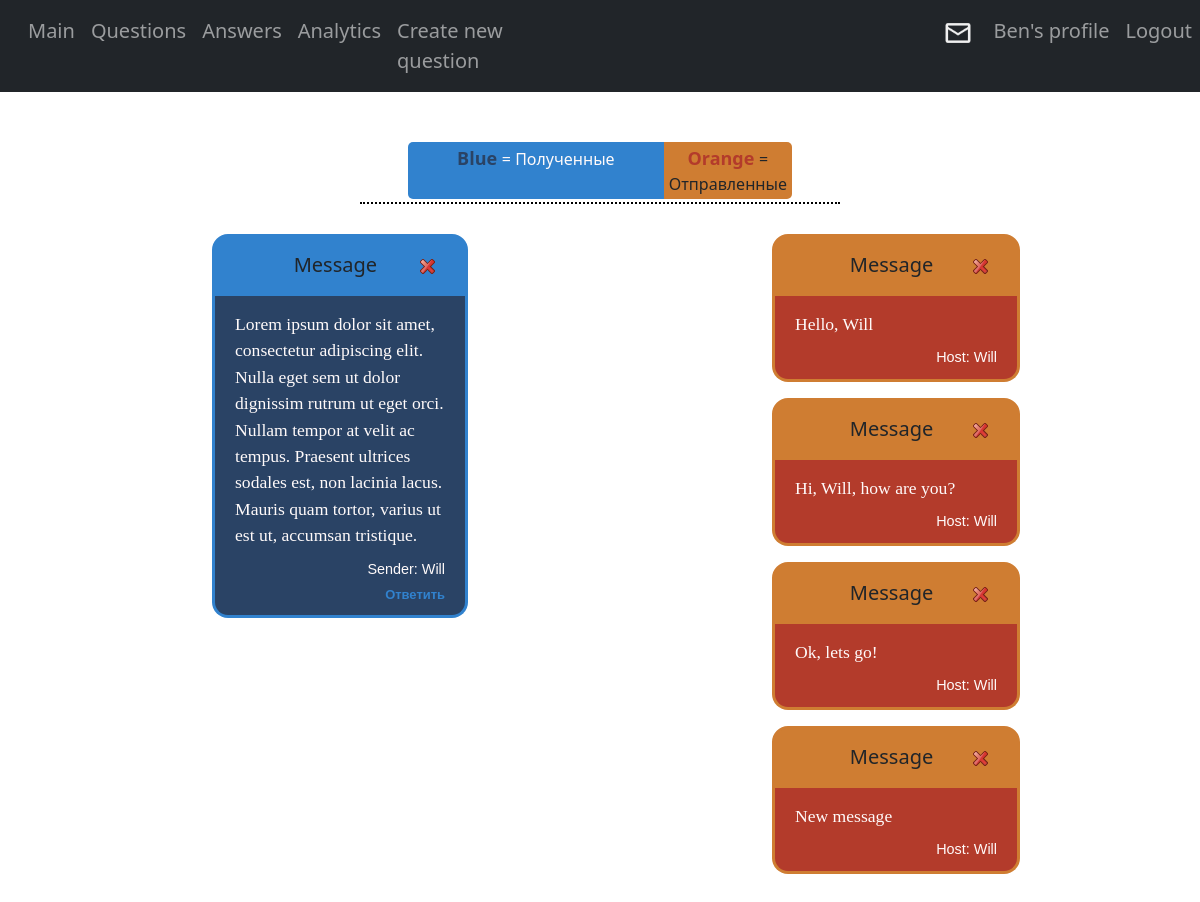
Page /polls/blog/messages (signed in) on the committed database.
### polls/models.py (models this page shows)
class Message(models.Model):
    sender = models.ForeignKey(Participant, on_delete=models.CASCADE, related_name='user_sender')
    host = models.ForeignKey(Participant, on_delete=models.CASCADE, related_name='host_user')
    message = models.TextField(max_length=500)

### polls/views.py (the view)
# urls.py: path('blog/messages', views.message, name='message'),
def message(request):
    template = loader.get_template('polls/messages.html')
    get_messages = Message.objects.filter(host=request.user)
    send_messages = Message.objects.filter(sender=request.user)
    context = {'host': get_messages, 'send': send_messages}
    return HttpResponse(template.render(context, request))

### polls/templates/polls/messages.html (shortened to what this page needs)
{% extends 'polls/base.html' %}
{% load static %}
{% block content %}
<link href="{% static 'polls/messages.css' %}" rel="stylesheet"/>
<div class="main">
    <div class="info_legend">
        <div style="background-color: #3182ce; padding: 3px 5px; border-radius: 5px 0 0 5px; margin-bottom: 3px; color: snow;"
        class="important-info" align="center">
            <font color="#2a4365" size="4"><b>Blue </b></font> = Полученные
        </div>
        <div style="background-color: #cf7d32; padding: 3px 5px; border-radius: 0 5px 5px 0; margin-bottom: 3px;" align="center"
        class="important-info">
            <font color="#b33b2b" size="4"><b>Orange </b></font> = Отправленные
        </div>
    </div>
    <div class="message-container">
        <ul class="message-list">
            {% for message in host %}
            <li>
                <div class="message-title">
                    <h5 align="center">Message</h5>
                    <a href="../blog/delete_message/{{ message.id }}">
                        <img src="{% static 'polls/images/delete-icon.png' %}" alt="del">
                    </a>
                </div>
                <div class="message-text">
                    <font class="text_of_message">{{ message.message }}</font>
                    <font class="sender-name" >
                        Sender: {{ message.sender }}
                        <a class="sender-name" href="#send-message-{{ message.sender.id }}" data-toggle="modal"><b>Ответить</b></a>
                    </font>
                </div>
            </li>
            {% endfor %}
        </ul>
        <ul class="my_messages">
            <li>
                {% for message in send %}
                <div class="message-title from-you">
                    <h5 align="center">Message</h5>
                    <a href="../blog/delete_message/{{ message.id }}">
                        <img src="{% static 'polls/images/delete-icon.png' %}" alt="del">
                    </a>
                </div>
                <div class="message-text your">
                    <font class="text_of_message">{{ message.message }}</font>
                    <font class="sender-name" >Host: {{ message.host }}</font>
                </div>
                {% endfor %}
            </li>
        </ul>
    </div>
</div>
{% endblock %}

### polls/templates/polls/navbar.html (shortened to what this page needs)
{% load static %}
{% block navbar %}
<link href="{% static 'polls/nav.css' %}" rel="stylesheet"/>
<link href="https://cdn.jsdelivr.net/npm/bootstrap@5.0.0-beta1/dist/css/bootstrap.min.css" rel="stylesheet">
<nav class="navbar navbar-expand-lg navbar-dark bg-dark">
  <div class="collapse navbar-collapse" id="navbarTogglerDemo02">
    <ul class="navbar-nav mr-auto mt-2 mt-md-0 main_list">
      <li class="nav-item active main">
        <a class="nav-link" href="{% url 'header' %}">Main</a>
      </li>
      <li class="nav-item active">
        <a class="nav-link" href="{% url 'questions' %}">Questions</a>
      </li>
      <li class="nav-item">
        <a class="nav-link" href="{% url 'answers' %}">Answers</a>
      </li>
      <li class="nav-item">
        <a class="nav-link" href="{% url 'analytics' %}">Analytics</a>
      </li>
      <li class="nav-item">
        <a class="nav-link" href="{% url 'create_question' %}">Create new question</a>
      </li>
      <div class="blister">
        {% if user.is_anonymous %}
          <li class="nav-item">
            <a class="nav-link" href="#auth" data-toggle="modal">Login</a>
          </li>
          <li class="nav-item">
            <a class="nav-link" href="#reg" data-toggle="modal">Register</a>
          </li>
        {% else %}
          <li class="nav-item">
            <a class="nav-link" href="{% url 'message' %}">
              <img src="{% static 'polls/images/msg.png' %}" alt="messages" width="30px" height="30px" id="image-msg">
            </a>
          </li>
          <li class="nav-item">
            <a class="nav-link" href="{% url 'account' %}">{{ user.username }}'s profile</a>
          </li>
          <li class="nav-item">
            <a class="nav-link" href="{% url 'logout' %}">Logout</a>
          </li>
        {% endif %}
      </div>
    </ul>
  </div>
</nav>
{% endblock %}

### static/polls/index.css (style rules this page uses)
body { background:white; }

### static/polls/nav.css (style rules this page uses)
body { margin:0; padding:0; }
a.nav-link { font-size:20px; }
nav div ul div.blister { display: flex; width: 65%; justify-content: flex-end; }
li.main { padding-left: 20px !important }
nav div ul.main_list { width: 100% !important; }
#image-msg { margin-right: 5px; }

### static/polls/messages.css (style rules this page uses)
div.main { width: 100%; display: block; padding-top: 50px; }
div.info_legend { display: grid; width: 40%; grid-template-columns: 2fr 1fr; margin: 0 auto; margin-bottom: 30px; border-bottom: 2px dotted black; padding: 0 3em; }
div.main div.message-container { width: 70%; margin: 0 auto; display: grid; grid-template-columns: 2fr 1fr; }
ul.message-list { display: grid; list-style: none; grid-template-columns: repeat(2, 1fr); grid-gap: 1em; }
ul.my_messages { display: grid; list-style: none; }
.message-text { display: grid; padding: 10px 20px; border-radius: 0 0 1em 1em; border-bottom: 3px solid #3182ce; border-right: 3px solid #3182ce; border-left: 3px solid #3182ce; background-color: #2a4365; color: snow; font-family: 'Arial'; margin-bottom: 1em; }
.text_of_message { display: grid; font-size: 1.1em; font-family: "Comic Sans MS", "Comic Sans", cursive; grid-auto-rows: minmax(auto, auto); padding: 5px 0; }
.sender-name { font-size: 0.9em; display: grid; justify-content: end; padding-top: 5px; text-decoration: none; }
.sender-name > a { color: #3182ce; }
.message-title { display: grid; grid-template-columns: 95% 5%; justify-items: center; padding: 1em 2em; border-radius: 1em 1em 0 0; border: 3px solid #3182ce; background-color: #3182ce; }
.message-title > h5 { margin: 0; }
.from-you { background-color: #cf7d32; border-color: #cf7d32; }
.your { border-bottom: 3px solid #cf7d32; border-right: 3px solid #cf7d32; border-left: 3px solid #cf7d32; background-color: #b33b2b; }

### rows in the picture
Message: message "Lorem ipsum dolor sit amet, consectetur adipiscing elit. Nulla eget sem ut dolor dignissim rutrum ut eget orci. Nullam tempor at velit ac tempus. Praesent ultrices sodales est, non lacinia lacus. Mauris quam tortor, varius ut est ut, accumsan tristique.", sender "Will"
Message: message "Hello, Will", host "Will"
Message: message "Hi, Will, how are you?", host "Will"
Message: message "Ok, lets go!", host "Will"
Message: message "New message", host "Will"

### other values in the picture
{{ user.username }} "Ben"
